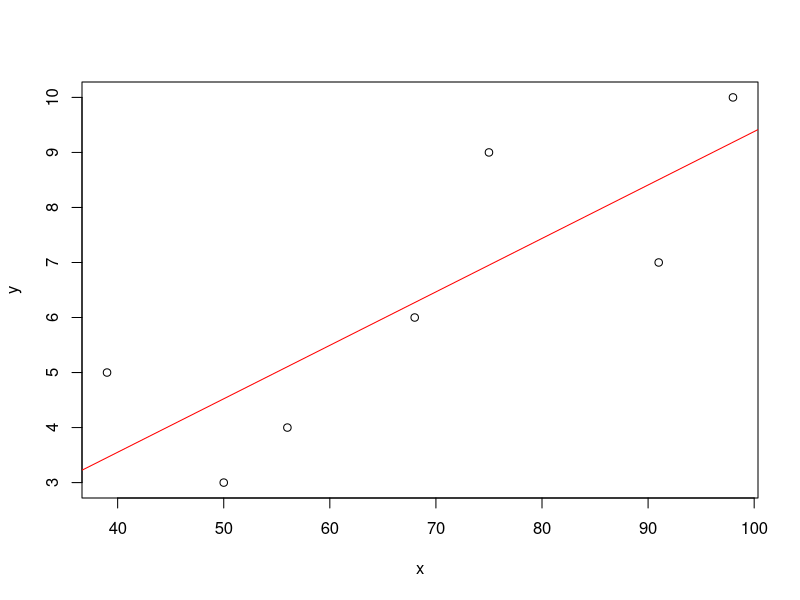

Source code (R):
#A study was done in which the high daily temperature and 
#the number of traffic accidents within the city were recorded. Find the relation between Temp & Accident.
x <- c(91,56,75,68,50,39,98)
y <- c(7,4,9,6,3,5,10)
model <- lm(y ~ x)
summary(model)
plot(x, y)
abline(model, col = "red")
